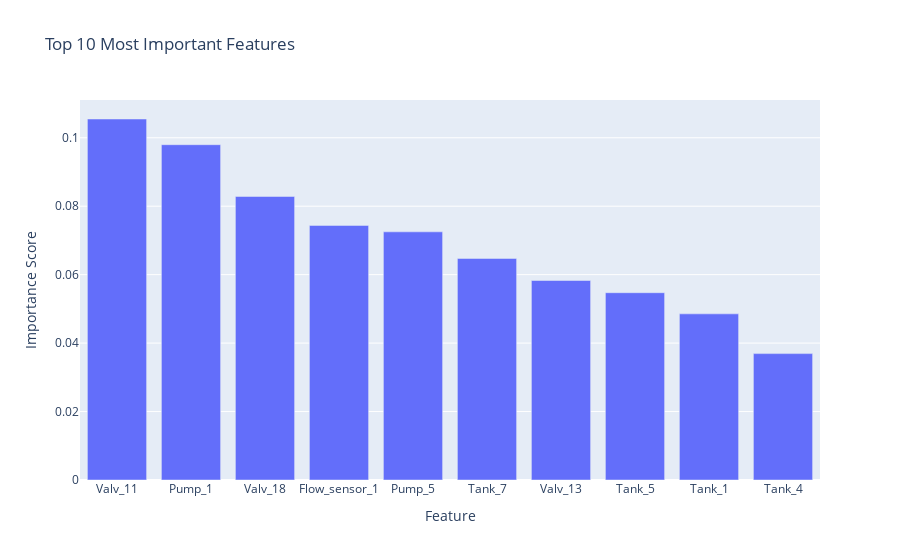

Notebook code for this chart:
### Code cell
# Plot feature importance
feature_importance = pd.DataFrame(
    list(binary_results['feature_importance'].items()),
    columns=['Feature', 'Importance']
).sort_values('Importance', ascending=False).head(10)

fig = go.Figure(data=[
    go.Bar(x=feature_importance['Feature'],
           y=feature_importance['Importance'])
])

fig.update_layout(
    title='Top 10 Most Important Features',
    xaxis_title='Feature',
    yaxis_title='Importance Score'
)

fig.show()

### Figure 1 — Plotly figure (JSON) as saved in the notebook; plotly's stock layout.template omitted (floating-point values rounded to 4 significant figures)
{"data": [{"type": "bar", "x": ["Valv_11", "Pump_1", "Valv_18", "Flow_sensor_1", "Pump_5", "Tank_7", "Valv_13", "Tank_5", "Tank_1", "Tank_4"], "y": [0.1055, 0.09797, 0.08285, 0.07439, 0.07251, 0.06473, 0.05829, 0.05473, 0.04854, 0.03693]}], "layout": {"title": {"text": "Top 10 Most Important Features"}, "xaxis": {"title": {"text": "Feature"}}, "yaxis": {"title": {"text": "Importance Score"}}}}
